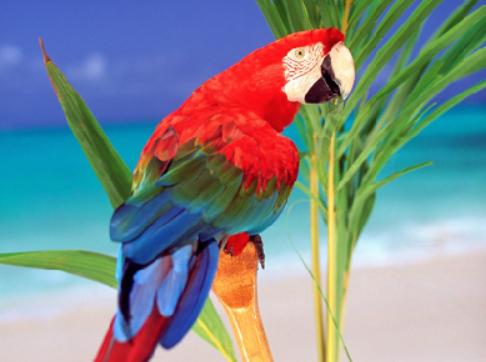
#> input picture Lab_07/images/parrot.png, 486 x 362 px
$ jupyter execute --allow-errors IVP_Lab_07.ipynb   (shell and % lines are left out)
#> lines starting #> are read from the running program, lines starting #| are printed output that depends on the picture; long printed decimals are rounded
1. Point/Intensity transformation: Negative of an image. <br>
First print the maximum intensity value of input image and then subtract the intensity values
from max value.

[cell 1]
from PIL import Image
import numpy as np
import matplotlib.pyplot as plt

[cell 2]
img = Image.open("images/parrot.png")
#> img is the input picture: PIL image 486x362 RGB; mean R, G, B 127.4, 140, 143.9
plt.imshow(img)
img_arr = np.array(img)

[cell 3]
print("Shape of the image : ", img_arr.shape)
#| Shape of the image :  (362, 486, 3)

[cell 4]
print("Min pixel value : ", np.min(img_arr))
#| Min pixel value :  0
print("Max pixel value : ", np.max(img_arr))
#| Max pixel value :  255

[cell 5]
img_neg = np.max(img_arr) - img_arr
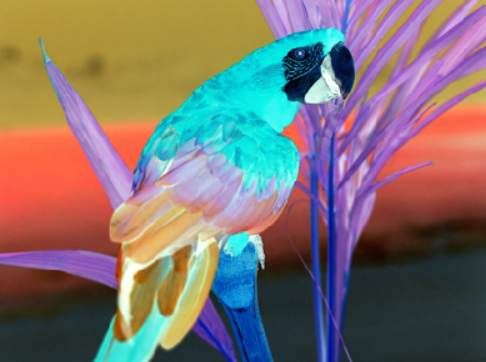
#> img_neg: shape (362, 486, 3); mean R, G, B 127.6, 115, 111.1

[cell 6]
plt.figure(figsize = (8, 8))
plt.subplot(1, 2, 1)
plt.imshow(img)
plt.title("Input Image")
plt.subplot(1, 2, 2)
plt.imshow(img_neg)
plt.title("Negative Image")

2. Point/Intensity transformation: Log transformation

[cell 7]
img_gray = img.convert('L')
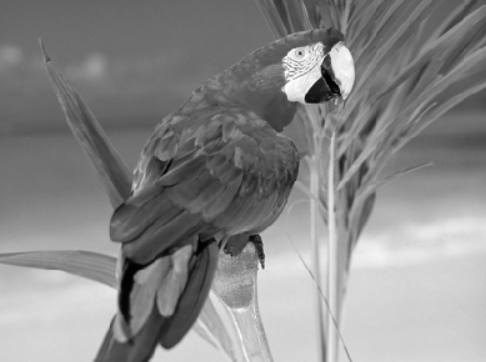
#> img_gray: PIL image 486x362 L; min 1, max 253, mean 136.6
plt.imshow(img_gray, cmap = 'gray')
#img_gray.show()

[cell 8]
img_gray_arr = np.array(img_gray)
print(img_gray_arr.shape)
#| (362, 486)

[cell 9]
c = 255 / (np.log(1 + np.max(img_gray_arr)))
#> c = 46.05
print(c)
#| 46.051

[cell 10]
img_log =  c * np.log(img_gray_arr + 1)
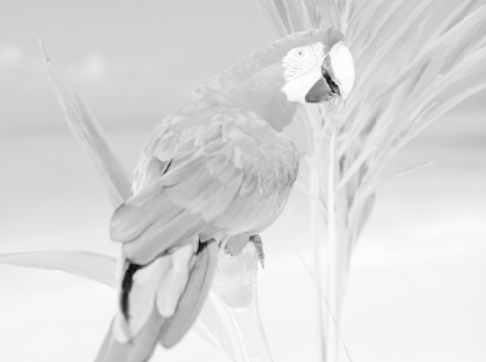
#> img_log: shape (362, 486) float16; min 31.94, max 255.1, mean 223.1; drawn with min black and max white
img_log = np.array(img_log, dtype = np.uint8)

[cell 11]
plt.imshow(img_log, cmap = 'gray')

[cell 12]
plt.figure(figsize = (8, 8))
plt.subplot(1, 2, 1)
plt.imshow(img_gray_arr, cmap = 'gray')
plt.title("Input Image")
plt.subplot(1, 2, 2)
plt.imshow(img_log, cmap = 'gray')
plt.title("Log Transformation")

3. Histogram Processing <br>
a) To plot the histogram of R,G,B channels of an image. First split your RGB input
image into three channels and then plot the histograms of these three R,G,B
channels in same graph. In graph, x-axis: Pixel value, y-axis: Frequency of those
pixels

[cell 13]
img = Image.open("images/parrot.png")
img_r, img_gr, img_b = img.split()
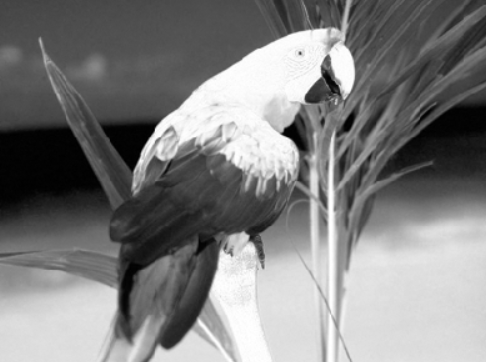
#> img_r: PIL image 486x362 L; min 0, max 255, mean 127.4
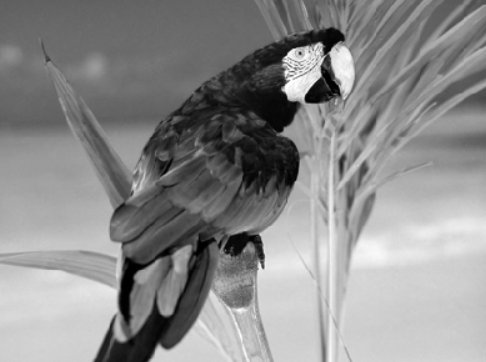
#> img_gr: PIL image 486x362 L; min 0, max 255, mean 140
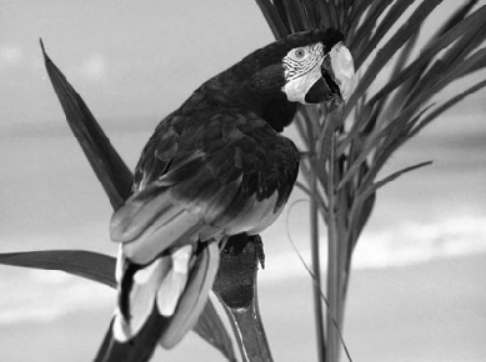
#> img_b: PIL image 486x362 L; min 2, max 254, mean 143.9

[cell 14]
plt.style.use('ggplot')
plt.figure(figsize = (8, 8))

plt.subplot(221)
plt.imshow(img)
plt.title('Original Image')

plt.subplot(222)
plt.imshow(img_r)
plt.title('Red')

plt.subplot(223)
plt.imshow(img_gr)
plt.title('Green')

plt.subplot(224)
plt.imshow(img_b)
plt.title('Blue')

[cell 15]
print("Original Image shape : ", np.asarray(img).shape)
#| Original Image shape :  (362, 486, 3)
print("Shape of Red Channel : ", np.asarray(img_r).shape)
#| Shape of Red Channel :  (362, 486)
print("Shape of Green Channel : ", np.asarray(img_gr).shape)
#| Shape of Green Channel :  (362, 486)
print("Shape of Blue Channel : ", np.asarray(img_b).shape)
#| Shape of Blue Channel :  (362, 486)

[cell 16]
# plotting the histogram of Red Channel of the image.

plt.title("Histogram for Red Channel")
plt.xlabel('Pixel Value')
plt.ylabel('Frequency')
#> (the rest of this cell did not finish here and is left out)

[cell 17]
# plotting the histogram of Red Channel of the image.
import cv2
img = cv2.imread("images/parrot.png")
#> img: shape (362, 486, 3)
color = ['b','g','r']
for i,col in enumerate(color):
    histr = cv2.calcHist([img],[i],None,[256],[0,256])
    plt.plot(histr,color = col)
    plt.xlim([0,256])
plt.xlabel("Pixel Values")
plt.ylabel("Frequency")
plt.show()
#> figure, not shown here; curve peaks at x = 196, y = 4031; curve peaks at x = 208, y = 3589; curve peaks at x = 221, y = 4321

b) Histogram Equalization
For input image, show 4 subplots: original image, its histogram, new image after equalization and its histogram plot.

[cell 18]
from skimage.exposure import equalize_hist

eq = np.float32(equalize_hist(img))
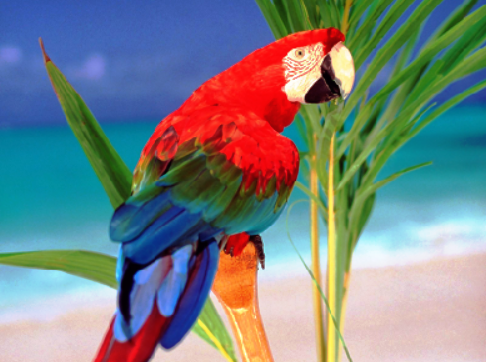
#> eq: shape (362, 486, 3) float32; mean B, G, R 0.519, 0.515, 0.474
plt.imshow(eq)

[cell 19]
color = ['b','g','r']
for i,col in enumerate(color):
    histr = cv2.calcHist([eq],[i],None,[256],[0,256])
    plt.plot(histr,color = col)
    plt.xlim([0,256])
plt.xlabel("Pixel Values")
plt.ylabel("Frequency")
plt.show()
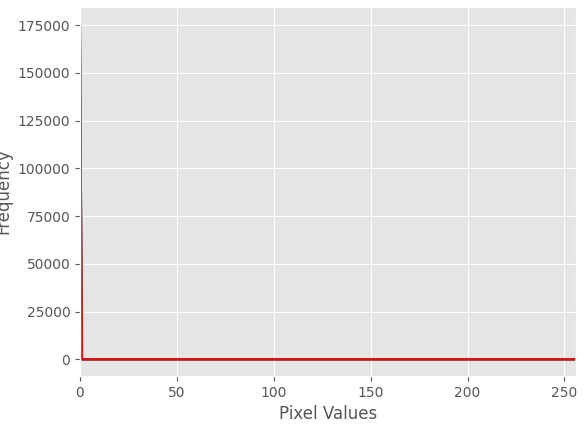
#> figure drawn by matplotlib, 1 panel; curve peaks at x = 0, y = 175932; curve peaks at x = 0, y = 175931; curve peaks at x = 0, y = 175884

4. Contrast Stretching:
Write a program for contrast stretching of an RGB image and then draw the histograms of R,G,B channels of output image. The following section describes how to implement contrast-stretching using the PIL library.

[cell 20]
from PIL import Image, ImageEnhance
img = Image.open("images/parrot.png")
new = ImageEnhance.Contrast(img)
res = new.enhance(2)
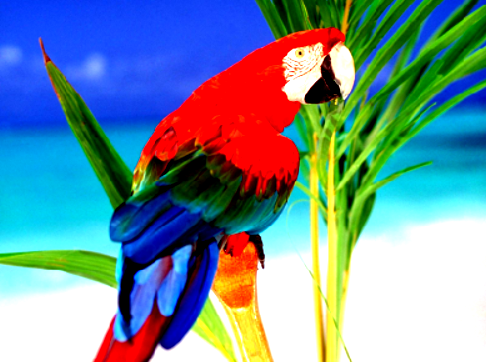
#> res: PIL image 486x362 RGB; mean R, G, B 112.8, 142.9, 153.3
plt.imshow(res)

[cell 21]
color = ('b','g','r')
for i,col in enumerate(color):
    histr = cv2.calcHist([np.float32(res)],[i],None,[255],[0,255])
    plt.plot(histr,color = col)
    plt.xlim([0,255])
plt.show()
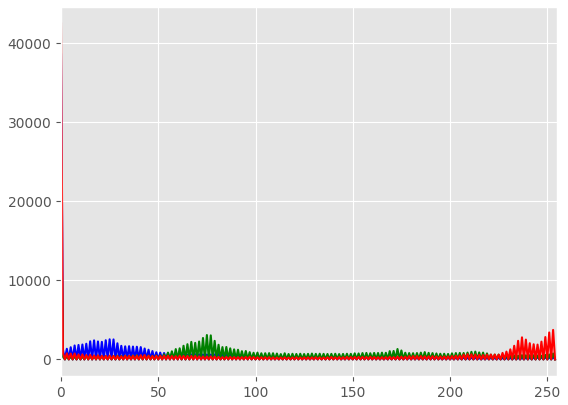
#> figure drawn by matplotlib, 1 panel; curve peaks at x = 0, y = 38588; curve peaks at x = 0, y = 21350; curve peaks at x = 0, y = 42537

$ run again, with Lab_07/images/cameraman.jpg saved as Lab_07/images/parrot.png
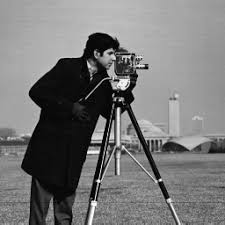
#> input picture Lab_07/images/cameraman.jpg, 225 x 225 px
#> img is the input picture: PIL image 225x225 RGB; min 0, max 255, mean 118.8
#| Shape of the image :  (225, 225, 3)
#| Min pixel value :  0
#| Max pixel value :  255
#| (225, 225)
#> c = 45.99
#| 45.986
#| Original Image shape :  (225, 225, 3)
#| Shape of Red Channel :  (225, 225)
#| Shape of Green Channel :  (225, 225)
#| Shape of Blue Channel :  (225, 225)
#> `res = new.enhance(2)`:
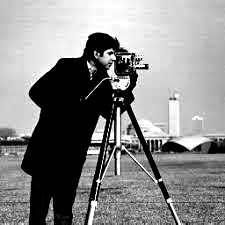
#> res: PIL image 225x225 RGB; min 0, max 255, mean 137.5
#> `plt.show()`:
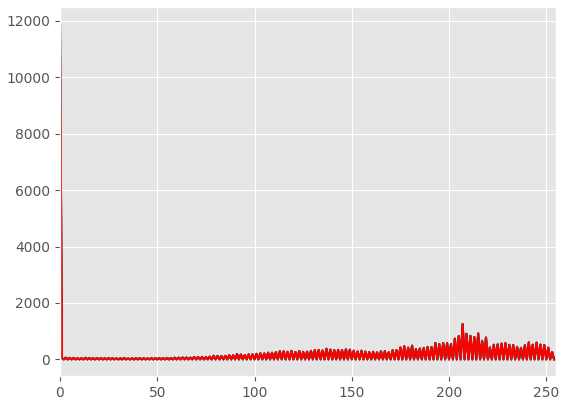
#> figure drawn by matplotlib, 1 panel; curve peaks at x = 0, y = 11907; curve peaks at x = 0, y = 11907; curve peaks at x = 0, y = 11907
